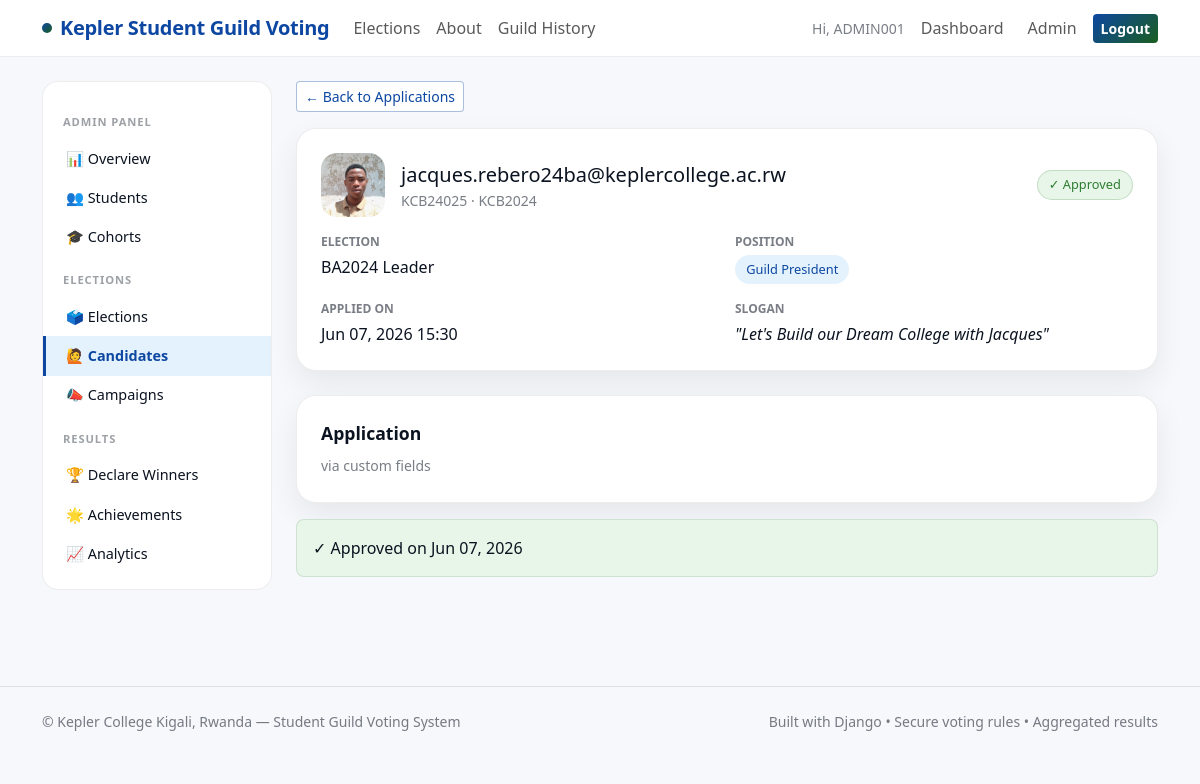
Page /dashboard/admin/candidates/1/ (signed in) on the committed database.
### apps/accounts/models.py (models this page shows, shortened)
class User(AbstractUser):
    email = models.EmailField(unique=True)
    student_id = models.CharField(max_length=20, unique=True)
    cohort = models.ForeignKey(
        Cohort,
        on_delete=models.SET_NULL,
        null=True,
        blank=True,
        related_name='students'
    )
    is_cohort_confirmed = models.BooleanField(
        default=False,
        help_text='Admin confirms the student belongs to the selected cohort'
    )
    is_email_verified = models.BooleanField(default=False)
    can_vote = models.BooleanField(default=True)

class Cohort(models.Model):
    name = models.CharField(max_length=100, unique=True)
    year = models.PositiveIntegerField(help_text="Year this cohort started")
    class Meta:
        ordering = ['-year']

### apps/elections/models.py (models this page shows, shortened)
class PositionApplication(models.Model):
    STATUS_CHOICES = [
        ('pending', 'Pending Review'),
        ('approved', 'Approved'),
        ('rejected', 'Rejected'),
    ]
    position = models.ForeignKey(
        Position, on_delete=models.CASCADE, related_name='applications'
    )
    applicant = models.ForeignKey(
        settings.AUTH_USER_MODEL,
        on_delete=models.CASCADE,
        related_name='applications'
    )
    why_running = models.TextField()
    manifesto = models.TextField()
    slogan = models.CharField(max_length=200, blank=True)
    photo = models.ImageField(
        upload_to='applications/',
        blank=True,
        null=True,
        help_text='Profile photo for campaign use'
    )
    status = models.CharField(
        max_length=20, choices=STATUS_CHOICES, default='pending'
    )
    applied_at = models.DateTimeField(auto_now_add=True)
    reviewed_at = models.DateTimeField(null=True, blank=True)
    reviewed_by = models.ForeignKey(
        settings.AUTH_USER_MODEL,
        on_delete=models.SET_NULL,
        null=True, blank=True,
        related_name='reviewed_applications'
    )
    candidate = models.OneToOneField(
        Candidate,
        on_delete=models.SET_NULL,
        null=True, blank=True,
        related_name='application'
    )
    class Meta:
        ordering = ['-applied_at']
        unique_together = [('position', 'applicant')]

class Position(models.Model):
    SCOPE_ALL = 'all'
    SCOPE_COHORT = 'cohort'
    SCOPE_CHOICES = [
        (SCOPE_ALL, 'Whole College'),
        (SCOPE_COHORT, 'Specific Cohort(s) Only'),
    ]
    election = models.ForeignKey(
        Election, on_delete=models.CASCADE, related_name='positions'
    )
    title = models.CharField(max_length=120)
    description = models.TextField(blank=True)
    order = models.PositiveIntegerField(default=0)
    voting_scope = models.CharField(
        max_length=10, choices=SCOPE_CHOICES, default=SCOPE_ALL
    )
    allowed_cohorts = models.ManyToManyField(
        'accounts.Cohort', blank=True, related_name='positions'
    )
    applications_open = models.BooleanField(default=False)
    class Meta:
        ordering = ['order', 'title']
        unique_together = [('election', 'title')]

class Election(models.Model):
    SCOPE_ALL = 'all'
    SCOPE_COHORT = 'cohort'
    SCOPE_CHOICES = [
        (SCOPE_ALL, 'Whole College'),
        (SCOPE_COHORT, 'Specific Cohort(s) Only'),
    ]
    name = models.CharField(max_length=200)
    description = models.TextField(blank=True)
    start_at = models.DateTimeField()
    end_at = models.DateTimeField()
    is_published = models.BooleanField(default=True)
    allow_live_results = models.BooleanField(default=False)
    visibility_scope = models.CharField(
        max_length=10, choices=SCOPE_CHOICES, default=SCOPE_ALL
    )
    visible_to_cohorts = models.ManyToManyField(
        'accounts.Cohort', blank=True, related_name='visible_elections'
    )
    voting_scope = models.CharField(
        max_length=10, choices=SCOPE_CHOICES, default=SCOPE_ALL
    )
    voting_cohorts = models.ManyToManyField(
        'accounts.Cohort', blank=True, related_name='voting_elections'
    )
    created_at = models.DateTimeField(auto_now_add=True)
    class Meta:
        ordering = ['-start_at']

### apps/dashboard/views.py (the view)
# urls.py: path('admin/candidates/<int:application_id>/', views.admin_application_detail, name='admin_application_detail'),
@staff_required
def admin_application_detail(request, application_id):
    application = get_object_or_404(
        PositionApplication.objects.select_related(
            'applicant', 'position', 'position__election'
        ).prefetch_related('answers__field'),
        id=application_id
    )
    return render(request, 'dashboard/admin_application_detail.html', {'application': application})

### apps/core/context_processors.py (called while the page is built)
def kepler_branding(request):
    return {
        "KEPLER_APP_NAME": "Kepler Student Guild Voting",
        "KEPLER_LOCATION": "Kepler College Kigali, Rwanda",
    }

### apps/dashboard/permissions.py (called while the page is built)
def staff_required(view_func):
    @wraps(view_func)
    @login_required
    def _wrapped(request, *args, **kwargs):
        if not request.user.is_staff:
            messages.error(request, "Admin access required.")
            return redirect("dashboard:student")
        return view_func(request, *args, **kwargs)
    return _wrapped

### templates/dashboard/admin_application_detail.html
{% extends 'base.html' %}
{% block content %}
<div class="admin-layout">
  <div class="admin-sidebar">
    <div class="sidebar-title">Admin Panel</div>
    <a href="{% url 'dashboard:admin_overview' %}">📊 Overview</a>
    <a href="{% url 'dashboard:admin_students' %}">👥 Students</a>
    <a href="{% url 'dashboard:admin_cohorts' %}">🎓 Cohorts</a>
    <div class="sidebar-title">Elections</div>
    <a href="{% url 'dashboard:admin_elections' %}">🗳️ Elections</a>
    <a href="{% url 'dashboard:admin_candidates' %}" class="active">🙋 Candidates</a>
    <a href="{% url 'dashboard:admin_campaigns' %}">📣 Campaigns</a>
    <div class="sidebar-title">Results</div>
    <a href="{% url 'dashboard:admin_elections' %}">🏆 Declare Winners</a>
    <a href="{% url 'dashboard:admin_achievements' %}">🌟 Achievements</a>
    <a href="{% url 'dashboard:admin_analytics' %}">📈 Analytics</a>
  </div>
  <div class="admin-content">
    <div class="mb-3">
      <a href="{% url 'dashboard:admin_candidates' %}" class="btn btn-outline-kepler btn-sm">← Back to Applications</a>
    </div>
    <div class="kepler-card p-4 mb-4">
      <div class="d-flex align-items-center gap-3 mb-3">
        {% if application.photo %}
        <img src="{{ application.photo.url }}"
             style="width:64px;height:64px;border-radius:1rem;object-fit:cover;">
        {% else %}
        <div class="candidate-avatar">
          {{ application.applicant.get_full_name|default:application.applicant.email|first }}
        </div>
        {% endif %}
        <div>
          <div class="fw-700 fs-5">
            {{ application.applicant.get_full_name|default:application.applicant.email }}
          </div>
          <div class="small-muted">
            {{ application.applicant.student_id }} ·
            {{ application.applicant.cohort.name|default:"No cohort assigned" }}
          </div>
        </div>
        <div class="ms-auto">
          {% if application.status == 'pending' %}<span class="k-pill pill-pending">⏳ Pending</span>
          {% elif application.status == 'approved' %}<span class="k-pill pill-approved">✓ Approved</span>
          {% else %}<span class="k-pill pill-rejected">✗ Rejected</span>{% endif %}
        </div>
      </div>
      <div class="row g-3">
        <div class="col-md-6">
          <div class="small-muted mb-1" style="font-size:.75rem;font-weight:700;text-transform:uppercase;">Election</div>
          <div class="fw-600">{{ application.position.election.name }}</div>
        </div>
        <div class="col-md-6">
          <div class="small-muted mb-1" style="font-size:.75rem;font-weight:700;text-transform:uppercase;">Position</div>
          <span class="k-pill pill-blue">{{ application.position.title }}</span>
        </div>
        <div class="col-md-6">
          <div class="small-muted mb-1" style="font-size:.75rem;font-weight:700;text-transform:uppercase;">Applied On</div>
          <div>{{ application.applied_at|date:"M d, Y H:i" }}</div>
        </div>
        {% if application.slogan %}
        <div class="col-md-6">
          <div class="small-muted mb-1" style="font-size:.75rem;font-weight:700;text-transform:uppercase;">Slogan</div>
          <div class="fst-italic">"{{ application.slogan }}"</div>
        </div>
        {% endif %}
      </div>
    </div>
    {% with answers=application.answers.all %}
    {% if answers %}
    <div class="section-title mb-3">Application Answers</div>
    {% for answer in answers %}
    <div class="kepler-card p-4 mb-3">
      <div class="small-muted mb-1"
           style="font-size:.75rem;font-weight:700;text-transform:uppercase;">
        {{ answer.field.label }}
        {% if answer.field.is_required %}<span style="color:#c62828;">*</span>{% endif %}
      </div>
      {% if answer.field.field_type == 'file' %}
        {% if answer.file %}
        <a href="{{ answer.file.url }}" target="_blank" class="btn btn-outline-kepler btn-sm mt-1">
          📎 View Uploaded File
        </a>
        {% else %}<span class="small-muted">No file uploaded</span>{% endif %}
      {% elif answer.field.field_type == 'url' %}
        <a href="{{ answer.value }}" target="_blank" class="small-muted">{{ answer.value }}</a>
      {% else %}
        <p class="small-muted mb-0" style="line-height:1.7;white-space:pre-wrap;">
          {{ answer.value|default:"No answer provided" }}
        </p>
      {% endif %}
    </div>
    {% endfor %}
    {% else %}
    <div class="kepler-card p-4 mb-3">
      <div class="section-title mb-2">Application</div>
      <p class="small-muted mb-0" style="line-height:1.7;">{{ application.why_running }}</p>
    </div>
    {% endif %}
    {% endwith %}
    {% if application.status == 'pending' %}
    <div class="d-flex gap-3">
      <form method="POST" action="{% url 'dashboard:admin_application_review' application.id %}">
        {% csrf_token %}
        <input type="hidden" name="action" value="approve">
        <button type="submit" class="btn btn-green">✓ Approve — Make Candidate</button>
      </form>
      <form method="POST" action="{% url 'dashboard:admin_application_review' application.id %}"
            onsubmit="return confirm('Reject this application?')">
        {% csrf_token %}
        <input type="hidden" name="action" value="reject">
        <button type="submit" class="btn btn-danger-soft">✗ Reject Application</button>
      </form>
    </div>
    {% elif application.status == 'approved' %}
    <div class="card-green p-3 rounded-3">
      <div class="fw-600">✓ Approved on {{ application.reviewed_at|date:"M d, Y" }}</div>
    </div>
    {% else %}
    <div class="kepler-card p-3">
      <div class="fw-600 text-danger">✗ Rejected on {{ application.reviewed_at|date:"M d, Y" }}</div>
    </div>
    {% endif %}
  </div>
</div>
{% endblock %}

### templates/base.html (shortened to what this page needs)
<!DOCTYPE html>
<html lang="en">
<head>
  <link href="https://cdn.jsdelivr.net/npm/bootstrap@5.3.2/dist/css/bootstrap.min.css" rel="stylesheet">
  {% load static %}
  <link rel="stylesheet" href="{% static 'css/styles.css' %}">
</head>
<body>
<nav class="navbar navbar-expand-lg navbar-glass sticky-top mb-4">
  <div class="container">
    <a class="navbar-brand brand-badge" href="{% url 'core:home' %}">
      <span class="brand-dot"></span>
      Kepler Student Guild Voting
    </a>
    <div class="collapse navbar-collapse" id="navbarNav">
      <ul class="navbar-nav me-auto">
        <li class="nav-item">
          <a class="nav-link" href="{% url 'elections:elections_list' %}">Elections</a>
        </li>
        <li class="nav-item">
          <a class="nav-link" href="{% url 'core:about' %}">About</a>
        </li>
        <li class="nav-item">
          <a class="nav-link" href="{% url 'history:guild_history' %}">Guild History</a>
        </li>
      </ul>
      <ul class="navbar-nav ms-auto align-items-center gap-2">
        {% if request.user.is_authenticated %}
        <li class="nav-item">
          <span class="small-muted">Hi, {{ request.user.student_id }}</span>
        </li>
        <li class="nav-item">
          <a class="nav-link" href="{% url 'dashboard:student' %}">Dashboard</a>
        </li>
        {% if request.user.is_staff %}
        <li class="nav-item">
          <a class="nav-link" href="{% url 'dashboard:admin_overview' %}">Admin</a>
        </li>
        {% endif %}
        <li class="nav-item">
          <a href="{% url 'accounts:logout' %}"
             class="btn btn-kepler btn-sm">Logout</a>
        </li>
        {% endif %}
      </ul>
    </div>
  </div>
</nav>
<main class="container pb-5">
  {% block content %}{% endblock %}
</main>
<footer class="border-top py-4 mt-5">
  <div class="container d-flex flex-wrap justify-content-between align-items-center">
    <div class="footer">
      © Kepler College Kigali, Rwanda — Student Guild Voting System
    </div>
    <div class="footer">
      Built with Django • Secure voting rules • Aggregated results
    </div>
  </div>
</footer>
</body>
</html>

### static/css/styles.css (style rules this page uses)
:root { --kepler-green: #1b5e20; --kepler-green-mid: #2e7d32; --kepler-green-light: #e8f5e9; --kepler-blue: #0d47a1; --kepler-blue-mid: #1565c0; --kepler-blue-light: #e3f2fd; --kepler-white: #ffffff; --kepler-dark: #0b1320; --kepler-gray: #f6f8fb; --kepler-border: rgba(0,0,0,0.07); --kepler-shadow: 0 12px 30px rgba(11,19,32,0.07); }
body { background: var(--kepler-gray); color: var(--kepler-dark); font-family: 'Segoe UI', system-ui, sans-serif; }
.navbar-glass { background: rgba(255,255,255,0.92); backdrop-filter: blur(12px); border-bottom: 1px solid var(--kepler-border); }
.brand-badge { display: inline-flex; align-items: center; gap: .5rem; font-weight: 800; color: var(--kepler-blue); letter-spacing: -.3px; }
.brand-dot { width: 10px; height: 10px; border-radius: 999px; background: linear-gradient(135deg, var(--kepler-blue), var(--kepler-green)); display: inline-block; }
.kepler-card { border: 1px solid var(--kepler-border); border-radius: 1.25rem; box-shadow: var(--kepler-shadow); background: var(--kepler-white); }
.card-green { background: var(--kepler-green-light); border: 1px solid rgba(27,94,32,0.12); border-radius: 1rem; }
.btn-kepler { background: linear-gradient(135deg, var(--kepler-blue), var(--kepler-green)); color: #fff; border: 0; font-weight: 600; }
.btn-outline-kepler { border: 1.5px solid rgba(13,71,161,0.35); color: var(--kepler-blue); background: white; font-weight: 500; }
.k-pill { font-size: .8rem; padding: .3rem .7rem; border-radius: 999px; font-weight: 500; display: inline-block; }
.pill-blue { background: var(--kepler-blue-light); color: var(--kepler-blue); }
.pill-approved { background: var(--kepler-green-light); color: var(--kepler-green-mid); border: 1px solid rgba(46,125,50,.2); }
.admin-layout { display: flex; gap: 1.5rem; align-items: flex-start; }
.admin-sidebar { width: 230px; flex-shrink: 0; background: white; border-radius: 1rem; border: 1px solid var(--kepler-border); padding: 1rem 0; position: sticky; top: 80px; }
.admin-sidebar .sidebar-title { font-size: .7rem; font-weight: 700; letter-spacing: .08em; text-transform: uppercase; color: rgba(11,19,32,0.4); padding: .5rem 1.25rem; margin-top: .5rem; }
.admin-sidebar a { display: flex; align-items: center; gap: .6rem; padding: .55rem 1.25rem; color: var(--kepler-dark); text-decoration: none; font-size: .9rem; border-left: 3px solid transparent; transition: all .15s; }
.admin-sidebar a.active { background: var(--kepler-blue-light); color: var(--kepler-blue); border-left-color: var(--kepler-blue); font-weight: 600; }
.admin-content { flex: 1; min-width: 0; }
.small-muted { color: rgba(11,19,32,0.55); font-size: .875rem; }
.section-title { font-weight: 800; font-size: 1.1rem; color: var(--kepler-dark); }
.footer { color: rgba(11,19,32,0.55); font-size: .875rem; }

### rows in the picture
User: user.student_id "ADMIN001"
PositionApplication: photo (picture), applicant.get_full_name "jacques.rebero24ba@keplercollege.ac.rw", applicant.student_id "KCB24025", applicant.cohort.name "KCB2024", position.election.name "BA2024 Leader", position "Guild President", applied_at "Jun 07, 2026 15:30", slogan "Let's Build our Dream College with Jacques", why_running "via custom fields", reviewed_at "Jun 07, 2026"
